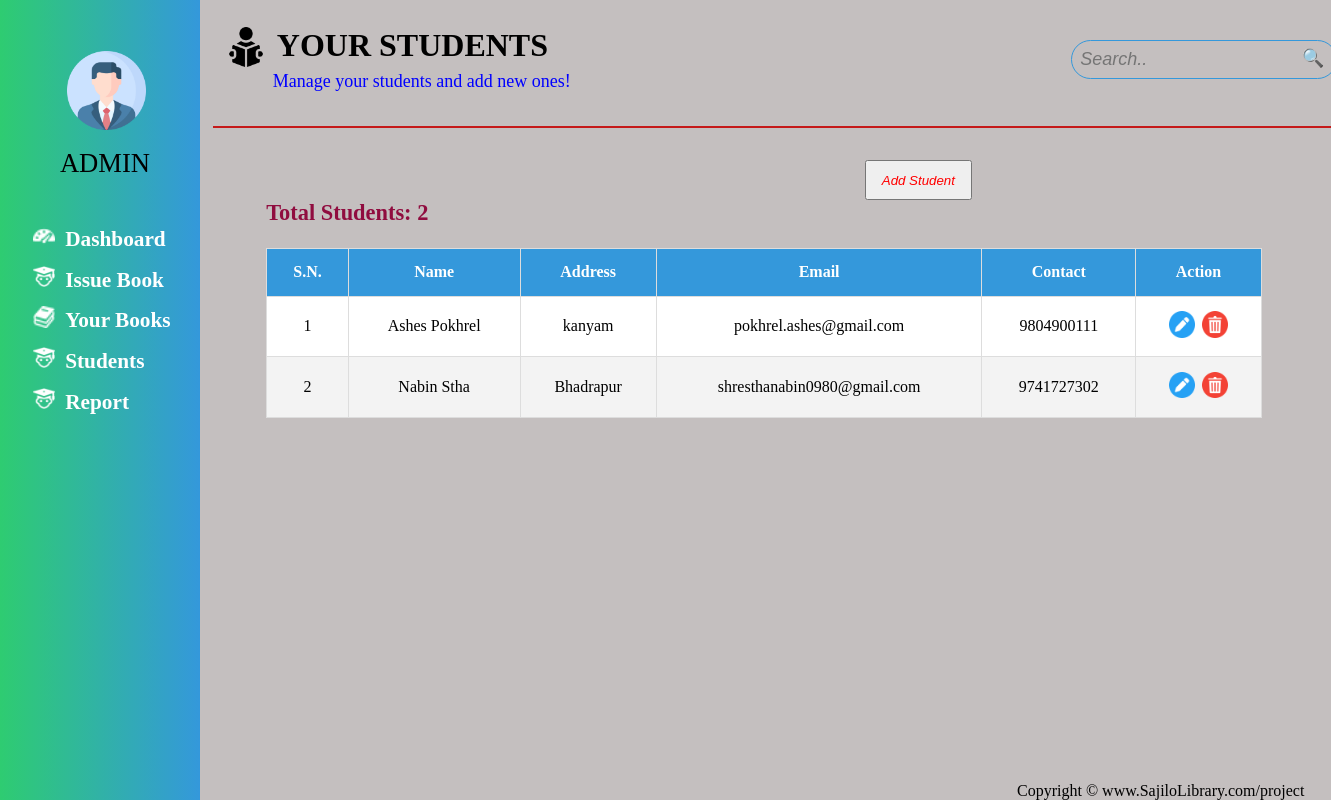
The page /students/ on the database its author committed.
### main_app/models.py (models this page shows, shortened)
class Student(models.Model):
    name = models.CharField(max_length=100)
    address = models.CharField(max_length=100)
    email = models.EmailField(max_length=50)
    contact = models.PositiveBigIntegerField()

### main_app/views.py (the view)
# urls.py: path('students/', views.students, name='students'),
def students(request):
    students = Student.objects.all()
    return render(request, 'student.html', {'students':students})

### main_app/templates/student.html (shortened to what this page needs)
{% extends "base.html" %}
{% block main %}
<main>
    <div id="page1">
      <div id="top-header">
        <div id="namePlate">
          <div id="homePlate">
            <img src="/static/reading-book.png" alt="">
          <h1>YOUR STUDENTS</h1>
        </div>
            <p>Manage your students and add new ones!</p>
        </div>
        <div id="searchBar">
          <input type="text" placeholder="Search.." />
          <button id="search">🔍</button>
        </div>
      </div>
      <button id="student-btn">Add Student</button>
      <div class="table-container">
        <table cellspacing="20" cellpadding="10">
          <thead id="thead">
            <tr>
              <th>S.N.</th>
              <th>Name</th>
              <th>Address</th>
              <th>Email</th>
              <th>Contact</th>
              <th>Action</th>
            </tr>
          </thead>
          <tbody id="tbody">
            {% for student in students%}
            <tr>
              <td>{{student.id}}</td>
              <td>{{student.name}}</td>
              <td>{{student.address}}</td>
              <td>{{student.email}}</td>
              <td>{{student.contact}}</td>
              <td>
                <button class="Edit">
                  <img src="/static/edit icon.png" alt="" />
                </button>
                <button class="Delete">
                  <img src="/static/delete icon.png" alt="" />
                </button>
              </td>
            </tr>
            {% endfor%}
          </tbody>
        </table>
      </div>
      <h2 id="total_students">Total Students: {{students|length}}</h2>
    </div>
  </main>
{% endblock main %}

### main_app/templates/base.html (style rules this page uses)
* { margin: 0; padding: 0; box-sizing: border-box; }
body { background: #c4bfbf; }

### main_app/templates/student.html (style rules this page uses)
#page1 { width: 100%; min-height: 100vh; position: relative; background: #c4bfbf; }
#student-btn { width: 8vw; height: 5vh; color: red; position: absolute; top: 20vh; left: 50vw; font-style: oblique; font-size:1vw; }
.table-container { position: relative; top: 15vh; left: 5vw; left: 5vw; }
table { width: 140%; border-collapse: collapse; }
#thead th { background-color: #3498db; color: #fff; font-weight: bold; }
table tr:nth-child(even) { background-color: #f2f2f2e5; }
th, td { border: 1px solid #ddd; padding: 1.8vh; text-align: center; }
#tbody { background-color: #fff; }
#total_students { color:#900C3F; position: fixed; top: 25vh; left: 20vw; font-size: 2.8vh; }
input { width: 100%; padding: 8px; margin-bottom: 10px; box-sizing: border-box; border: 1px solid #ddd; border-radius: 4px; }
.Edit img { width: 2vw; }
.Edit { border-radius: 50%; background: transparent; border: none; cursor: pointer; }
.Delete img { width: 2vw; }
.Delete { border-radius: 50%; background: transparent; border: none; cursor: pointer; padding-left: 0.2vw; }
#top-header { width: 160%; height: 16vh; display: flex; position: relative; left: 1vw; border-bottom: 2px solid rgb(197, 25, 25); padding: 2vw 1vw ; justify-content: space-between; }
#namePlate #homePlate { display: flex; }
#namePlate #homePlate img { width: 3vw; margin-right: 0.8vw; }
#namePlate p { font-size: large; padding: 0.3vw 3.5vw; color: blue; }
#searchBar { align-items: center; background-color: transparent; position: relative; padding-top: 1vw; }
#searchBar input { background-color: transparent; color: #fff; font-size: large; font-style: italic; width: 20vw; border: 1px solid #3498db; border-radius: 20px; }
#search { position: absolute; right: 1vw; top: 1.5vw; background-color: transparent; border: transparent; font-size: large; cursor: pointer; }

### rows shown on the page
Student: id "1", name "Ashes Pokhrel", address "kanyam", email "pokhrel.ashes@gmail.com", contact "9804900111"
Student: id "2", name "Nabin Stha", address "Bhadrapur", email "shresthanabin0980@gmail.com", contact "9741727302"

### other values the page prints
{{ students|length }} "2"
